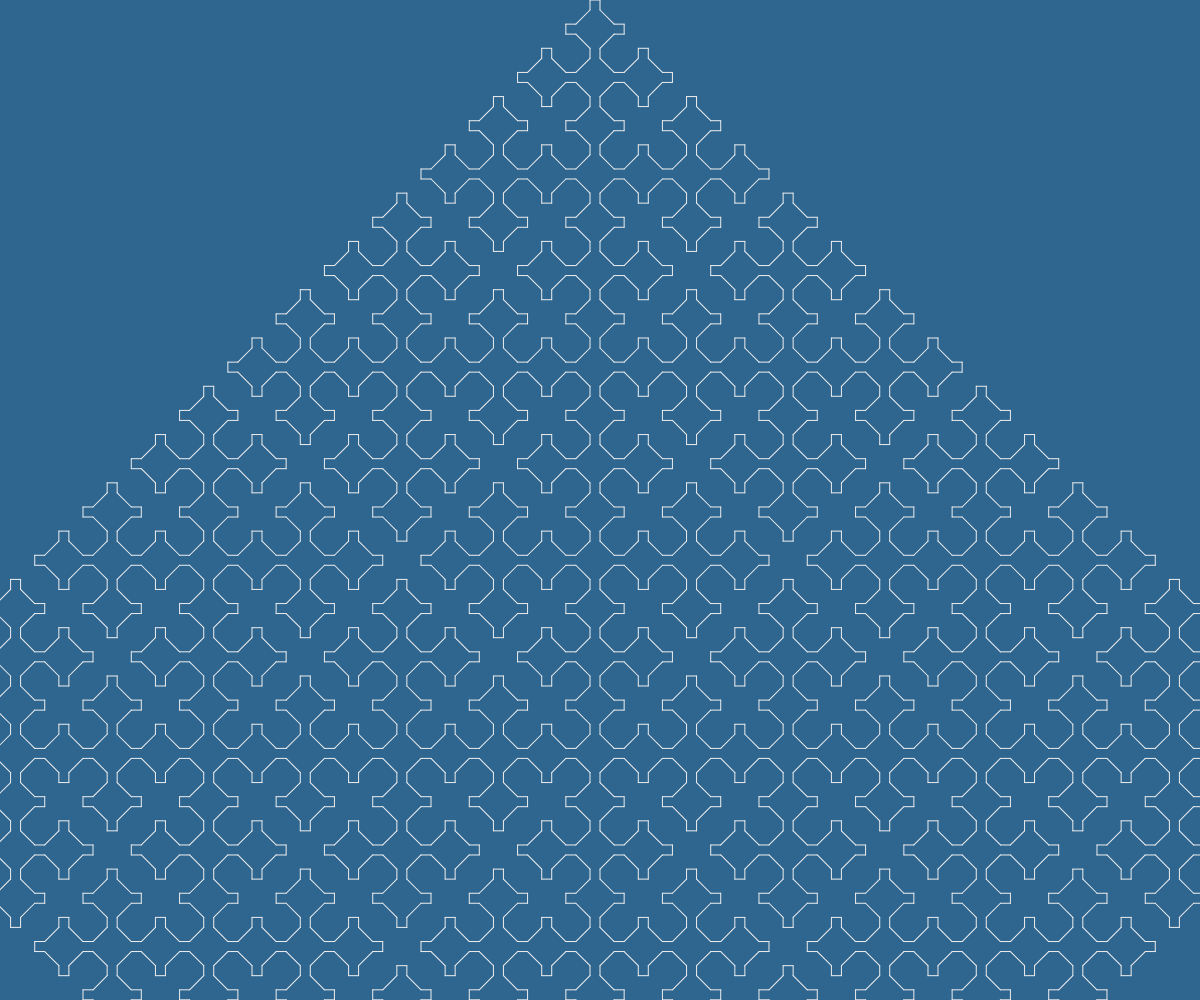
Frame 1 (no input)
Frame 2 (the mouse pressed at the canvas centre, redrawn once): identical to frame 1, image omitted

The p5.js sketch that drew this single still picture (run headless with seeded random() and noise() and a simulated clock; the mouse was pressed at the canvas centre and the sketch redrawn once):

// p5.js sketch
// ── sketch.js
"use strict"

const COLORS = ["#3a7ca5", "#d9dcd6", "#16425b", "#81c3d7"];
const WHITE  = "#eeeeee";
const BLACK  = "#2f6690";

const points = [];

function setup(){
	createCanvas(windowWidth, windowHeight);
	angleMode(DEGREES); imageMode(CENTER);
	textAlign(CENTER, BOTTOM); textSize(10);
	frameRate(32); noLoop();
}

function draw(){
	background(BLACK);
	noFill(); noStroke();

	stroke(255); strokeWeight(1);
	drawFractal();
}

function getColor(colors){
	return colors[floor(random()*colors.length)];
}

function drawFractal(x, y){
	stroke(WHITE); noFill();
	const depth = 5;
	const cmds = createCmds("AA", depth);
	const len = ((width<height)? width:height)/100;
	drawCmds(width/2, 0, cmds, len);
}

function createCmds(str, depth){
	if(depth <= 0) return str;
	let result = "";
	for(let s of str){
		if(s == "A") result += "BABA";
		if(s == "B") result += "BABB";
	}
	return createCmds(result, depth-1);
}

function drawCmds(x, y, cmds, len){
	translate(x, y);
	rotate(90);
	for(let cmd of cmds){
		if(cmd == "A"){
			line(0, 0, len, 0);
			translate(len, 0);
			rotate(90);
			line(0, 0, len, 0);
			translate(len, 0);
			rotate(90);
			// TODO!!
			continue;
		}
		if(cmd == "B"){
			line(0, 0, len, 0);
			translate(len, 0);
			rotate(-45);
			line(0, 0, len*2, 0);
			translate(len*2, 0);
			rotate(-45);
			continue;
		}
	}
}
